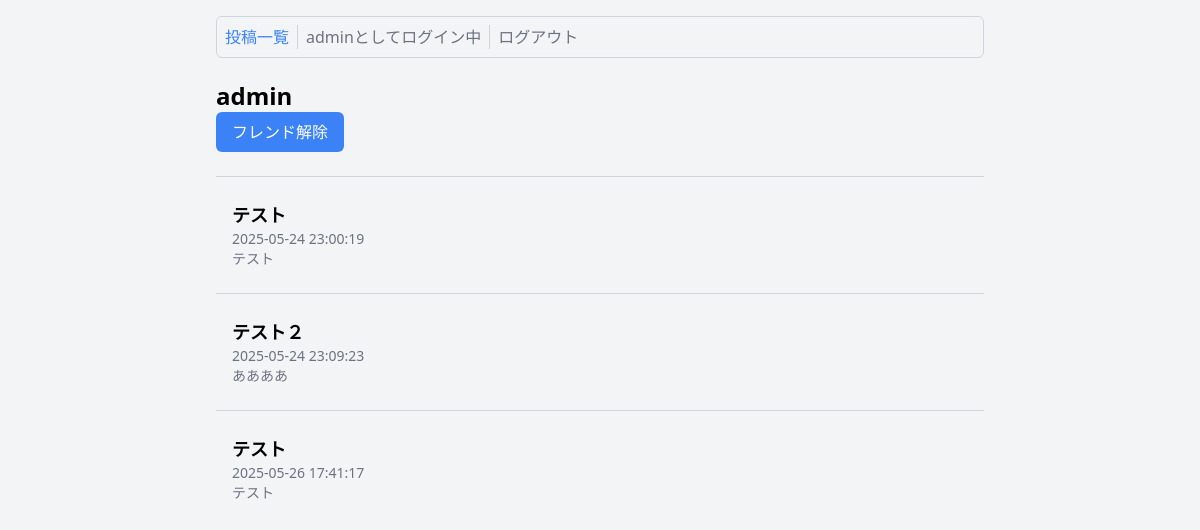
/user/260b1cce-59ca-4a60-b082-16d20de52c6e (signed in), run on the app's committed database.
### app.py (models this page shows, shortened)
class User(db.Model,UserMixin):
    __tablename__="users"
    id=db.Column(db.String, primary_key=True, default=lambda x: str(uuid.uuid4()))
    username=db.Column(db.String, nullable=False)
    email=db.Column(db.String, nullable=False)
    password=db.Column(db.String, nullable=False)
    created_at=db.Column(db.DateTime, default=datetime.now)
    def to_dict(self):
        return {
            "id": self.id,
            "username": self.username,
            "email": self.email,
            "created_at": self.created_at.strftime("%Y-%m-%d %H:%M:%S")
        }

class Post(db.Model):
    __tablename__="posts"
    id=db.Column(db.String, primary_key=True, default=lambda x: str(uuid.uuid4()))
    title=db.Column(db.String, nullable=False)
    content=db.Column(db.String, nullable=False)
    ip=db.Column(db.String, nullable=False)
    created_at=db.Column(db.DateTime, default=datetime.now)
    user_id=db.Column(db.String, db.ForeignKey("users.id"), nullable=False)
    def to_dict(self):
        if len(self.content)>100:
            content=self.content[:100]+"..."
        else:
            content=self.content
        return {
            "id": self.id,
            "title": self.title,
            "content": content,
            "ip": self.ip,
            "created_at": self.created_at.strftime("%Y-%m-%d %H:%M:%S"),
            "user_id": self.user_id
        }

### app.py (the view)
@app.route("/user/<uuid:user_id>")
@login_required
def user(user_id):
    user_id=str(user_id)
    user=User.query.filter(User.id==user_id).first()
    friend=Friend.query.filter(Friend.user_id==current_user.id, Friend.friend_id==user_id).first()
    if not user:
        return redirect(url_for("home"))
    posts=Post.query.filter(Post.user_id==str(user_id)).all()
    return render_template("user.html", user=user.to_dict(), posts=list(map(lambda x: x.to_dict(), posts)), friend=friend)

### app.py (called while the page is built)
@login_manager.user_loader
def load_user(user_id):
    return User.query.filter(User.id==user_id).first()

### templates/user.html
{% extends "base.html" %}
{% block content %}
<p class="text-2xl font-bold">{{ user.username}}</p>
{% if current_user.is_authenticated %}
    {% if friend %}
    <form action="{{ url_for('friend_delete', friend_id=user.id) }}" method="post">
        <button type="submit" class="bg-blue-500 text-white px-4 py-2 rounded-md">フレンド解除</button>
    </form>
    {% else %}
    <form action="{{ url_for('friend_add', friend_id=user.id) }}" method="post">
        <button type="submit" class="bg-blue-500 text-white px-4 py-2 rounded-md">フレンド追加</button>
    </form>
    {% endif %}
{% endif %}
{% for post in posts %}
<div class="my-6 border-t border-gray-300"></div>
<div class="px-4">
<p class="text-lg font-bold">{{ post.title }}</p>
<p class="text-sm text-gray-500">{{ post.created_at }}</p>
<p class="text-sm text-gray-500">{{ post.content }}</p>
</div>
{% endfor %}
{% endblock %}

### templates/base.html (shortened to what this page needs)
<!DOCTYPE html>
<html>
<head>
    <script src="https://cdn.tailwindcss.com"></script>
</head>
<body class="bg-gray-100 dark:bg-zinc-950 dark:text-white">
    <div class="my-8 mx-8 md:mx-auto max-w-3xl">
        <div class="border-gray-300 border p-2 rounded-md flex gap-2 mb-4 fixed top-0 left-0 right-0 backdrop-blur-sm max-w-3xl mx-auto mt-4">
            <a href="{{ url_for('home') }}" class="text-blue-500">投稿一覧</a>
            {% if current_user.is_authenticated %}
            <p class="text-gray-500">{{ current_user.username }}としてログイン中</p>
            <a href="{{ url_for('logout') }}" class="text-gray-500 dark:text-white">ログアウト</a>
            {% else %}
            <a href="{{ url_for('login') }}" class="text-gray-500 dark:text-white">ログイン</a>
            <div class="border-gray-300 border-l"></div>
            <a href="{{ url_for('signup') }}" class="text-gray-500 dark:text-white">新規登録</a>
            {% endif %}
        </div>
        <div class="mt-20">
            {% block content %}
            {% endblock %}
        </div>
    </div>
</body>
</html>

### data on the page
User: username "admin"
Post: title "テスト", created_at "2025-05-24 23:00:19", content "テスト"
Post: title "テスト２", created_at "2025-05-24 23:09:23", content "ああああ"
Post: title "テスト", created_at "2025-05-26 17:41:17", content "テスト"
